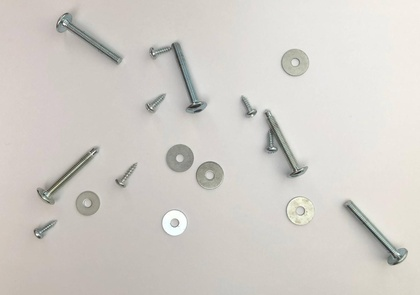
%> input picture IMG_04.jpg, 420 x 295 px, shrunk from 1377 x 966 before the run
$ octave main.m   (GNU Octave 9; MATLAB toolbox functions it lacks are replaced by stand-ins)
%> lines starting %> are read from the running program, lines starting %| are printed output that depends on the picture; in (x1, y1, x2, y2) boxes, pixels count from 0 and x2, y2 are one past the last pixel; in counts of white or black regions, pixels touching at a corner belong together; the program's own positions count from 1
%> further down, imageOriginal is the input picture: size 295x420x3 uint8; mean R, G, B 209.9, 206.1, 200.7
### myImage_Resize.m
% The aim of function is to rescale image size
function imageResize = myImage_Resize(image, x, y)
%> called with x = 0.5, y = 0.5
[h, w]=size(image);
%> h = 295; w = 420
imageResize=zeros(round(h * x), round(w * y));
rot=[x 0 0; 0 y 0; 0 0 1];     % Transformation matrix

for i=1 : h * x
    for j=1 : w * y
        pix=[i j 1] / rot;
        float_Y=pix(1) - floor(pix(1));
        float_X = pix(2) - floor(pix(2));
        if pix(1) < 1 % Boundary handling
            pix(1) = 1;
        end

        if pix(1) > h
            pix(1) = h;
        end

        if pix(2) < 1
            pix(2) = 1;
        end

        if pix(2) > w
            pix(2) = w;
        end

        % Four adjacent points
        pix_up_left = [floor(pix(1)) floor(pix(2))];
        pix_up_right = [floor(pix(1)) ceil(pix(2))];
        pix_down_left = [ceil(pix(1)) floor(pix(2))];
        pix_down_right = [ceil(pix(1)) ceil(pix(2))];

        % Calculate the weights of the four adjacent points
        value_up_left = (1 - float_X) * (1 - float_Y);
        value_up_right = float_X * (1-float_Y);
        value_down_left = (1-float_X) * float_Y;
        value_down_right = float_X * float_Y;

        % Bilinear interpolation by weight
        imageResize(i,j) = value_up_left * image(pix_up_left(1), pix_up_left(2)) + ...
            value_up_right * image(pix_up_right(1), pix_up_right(2)) + ...
            value_down_left * image(pix_down_left(1), pix_down_left(2)) + ...
            value_down_right * image(pix_down_right(1), pix_down_right(2));
    end
end
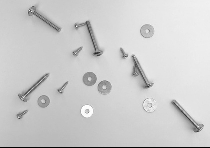
%> imageResize: size 148x210 double; min 0, max 255, mean 205.3
%> after the loop, pix = [294 420 1]

% Convert to an 8-bit unsigned integer.
imageResize = uint8(imageResize);
%> imageResize: size 148x210 uint8

### minboundrect.m
function [rectx, recty, area, perimeter] = minboundrect(x, y, metric)
% minboundrect: Compute the minimal bounding rectangle of points in the plane
if (nargin < 3) || isempty(metric)
    metric = 'a';
elseif ~ischar(metric)
    error 'Metric must be a character flag if it is supplied.'
else
    % check for 'a' or 'p'
    metric = lower(metric(:)');
    ind = strmatch(metric, {'area', 'perimeter'});
    if isempty(ind)
        error 'Metric does not match either ''area'' or ''perimeter'''
    end

    % just keep the first letter.
    metric = metric(1);
end
% preprocess data
x = x( : );
y = y( : );
n = length(x);
if n ~= length(y)
    error 'x and y must be the same sizes'
end
if n > 3
    edges = convhull(x, y);
    x = x(edges);
    y = y(edges);
    % probably fewer points now, unless the points are fully convex
    nedges = length(x) - 1;
elseif n > 1
    % n must be 2 or 3
    nedges = n;
    x(end + 1) = x(1);
    y(end + 1) = y(1);
else
    % n must be 0 or 1
    nedges = n;
end
% find the bounding rectangle
switch nedges
    case 0
        % empty
        rectx = [];
        recty = [];
        area = [];
        perimeter = [];
        return
    case 1
        % with one point
        rectx = repmat(x, 1, 5);
        recty = repmat(y, 1, 5);
        area = 0;
        perimeter = 0;
        return
    case 2
        % only two points
        rectx = x([1 2 2 1 1]);
        recty = y([1 2 2 1 1]);
        area = 0;
        perimeter = 2 * sqrt(diff(x).^2 + diff(y).^2);
        return
end
% 3 or more points.
% will need a 2x2 rotation matrix through an angle theta
Rmat = @(theta) [cos(theta) sin(theta); -sin(theta) cos(theta)];
% get the angle of each edge of the hull polygon.
ind = 1:(length(x)-1);
edgeangles = atan2(y(ind+1) - y(ind), x(ind+1) - x(ind));
% move the angle into the first quadrant.
edgeangles = unique(mod(edgeangles,pi/2));
% now just check each edge of the hull
nang = length(edgeangles);
area = inf;
perimeter = inf;
met = inf;
xy = [x, y];
for i = 1 : nang
    % rotate the data through -theta
    rot = Rmat(-edgeangles(i));
    xyr = xy * rot;
    xymin = min(xyr, [], 1);
    xymax = max(xyr, [], 1);

    % The area and the perimeter
    A_i = prod(xymax - xymin);
    P_i = 2 * sum(xymax - xymin);

    if metric=='a'
        M_i = A_i;
    else
        M_i = P_i;
    end

    % new metric value for the current interval
    if M_i < met
        % keep this one
        met = M_i;
        area = A_i;
        perimeter = P_i;
        rect = [xymin; [xymax(1), xymin(2)]; xymax; [xymin(1), xymax(2)]; xymin];
        rect = rect * rot';
        rectx = rect( : , 1);
        recty = rect( : , 2);
    end
end
end

### length_width_ratio.m
% Calculate the aspect ratio of an external rectangle
function ratio=length_width_ratio(rectx, recty)
point1 = [rectx(1), recty(1)];
point2 = [rectx(2), recty(2)];
point3 = [rectx(3), recty(3)];
% Calculate the distance
length1 = sqrt(sum((point1 - point2) .^ 2));
length2 = sqrt(sum((point2 - point3) .^ 2));
if length1 >= length2
    ratio = length1 / length2;
else
    ratio = length2 / length1;
end
end

### main.m
% Task 5: Robust method --------------------------

clc; clear; close all;

% Step-1: Load input image
imageOriginal = imread('IMG_04.jpg');
figure, imshow(imageOriginal)
title('Load Original Image');

% Step-2: Covert image to grayscale
imageGray = rgb2gray(imageOriginal);
figure, imshow(imageGray)
title('Covert Image to Grayscale');

% Step-3: Rescale image
imageResize = myImage_Resize(imageGray, 0.5, 0.5);
figure,imshow(imageResize) % Grey-scale image
title('Rescale Grey-Scale Image');

% Step-4: Produce histogram before enhancing
img_hist = imageResize(:,:,1);
figure, imhist(img_hist);  % Plot the histogram
title('Plot Histogram by imhist')
%> figure, not shown here; highest point at x = 203, y = 1493

% Step-5: Enhance image before binarisation
% Contrast Adjustment
img_enhance = imadjust(imageResize);
figure, imshow(img_enhance)
title('Enhance Image by imadjust')

% Step-6: Histogram after enhancement
img_enhanceHist = img_enhance(:,:,1);
imhist(img_enhanceHist);  % Plot the histogram
title('Histogram after Enhancement')
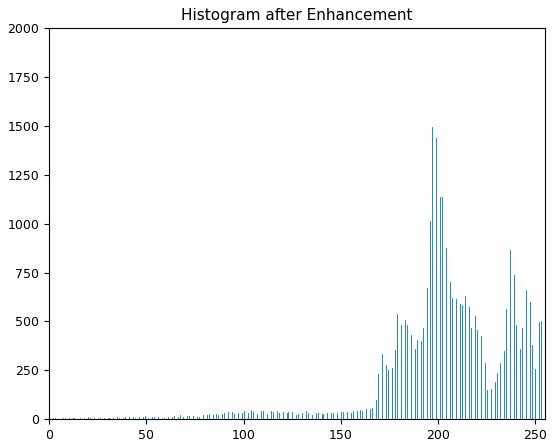
%> figure redrawn from the program's plot data; highest point at x = 197, y = 1493

% Step-7: Image Binarisation
image_Binarization = im2bw(img_enhance, 0.26); % Image binarisation operations
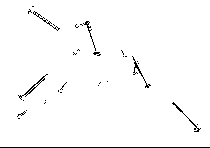
%> image_Binarization: size 148x210 logical; 98% white; black in thin lines or dots
figure, imshow(image_Binarization)
title('Binary Version of Image')


%% Task 2: Edge detection ------------------------
% Detect edges in an image using the Canny edge detector
img_edge = edge(img_enhance,'canny', [0.03, 0.17], 0.7); % The parameters of the threshold matrix can be adjusted
%> img_edge: size 148x210 logical; 4.7% white in thin lines or dots
figure, imshow(img_edge);
title('Edge Detection');

% img_edge2 = edge(img_enhance,'canny', [0.03, 0.17], 0.7); % The parameters of the threshold matrix can be adjusted
% figure, imshow(img_edge2);
% title('Edge Detection2');


%% Task 3: Simple segmentation --------------------
% Morphologically close image
se = strel('disk', 6'); % Disc-shaped structural elements
image_close = imclose(img_edge, se);
%> image_close: size 148x210 logical; 10.5% white; 11 white regions, largest, box (x1, y1, x2, y2) and area: (119, 48, 158, 114) 653, (16, 73, 50, 120) 610, (82, 72, 112, 96) 403
figure, imshow(image_close), title('Close Image');

% Fill image regions and holes-
image_filled = imfill(image_close, 'holes');
figure, imshow(image_filled), title('Filled Image');

% Morphologically open image
se = strel('disk', 2'); % Disc-shaped structural elements
image_open = imopen(image_filled, se);
%> image_open: size 148x210 logical; 9.5% white; 12 white regions, largest, box (x1, y1, x2, y2) and area: (129, 55, 158, 114) 579, (18, 73, 50, 108) 519, (82, 72, 112, 96) 399

image_seg = image_open;
figure, imshow(image_seg);
title('Segmentation Image');

% Object Recognition --------------------
[B, L] = bwboundaries(image_seg, 'noholes');
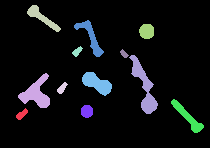
%> L: size 148x210 double; 13 distinct labels, from 0 to 12; one colour per label, 0 black
%> B = 12 boundaries; largest, box (x1, y1, x2, y2) and points: (129, 55, 158, 114) 129, (18, 73, 50, 108) 96, (74, 20, 104, 57) 95, (171, 99, 204, 133) 76, (27, 5, 61, 32) 75
for i=1:length(B)
    temp=L;
    temp(temp~=i)=0;
    temp(temp==i)=1;
    [r,c]=find(temp==1);
    [rectx,recty,area,perimeter] = minboundrect(c,r,'a'); % 'a'是按面积算的最小矩形，如果按边长用'p'。
%     figure,imshow(temp);
%     line(rectx(:),recty(:),'color','r');
    ratio=length_width_ratio(rectx,recty);
    if ratio<1.5
        L(L==i)=30;
    elseif ratio<3
        L(L==i)=50;
    else
        L(L==i)=70;
    end
end
%> this loop made 12 passes
%> (n in minboundrect, edges in minboundrect, nedges in minboundrect, edgeangles in minboundrect, nang in minboundrect) on passes 1 to 2: (74, [60; 72; 74; 31; 15; 3; 1; 16; 60], 8, [0; 0.785; 0.983], 3), (519, [400; 445; 466; 502; 513; 519; 485; 350; 56; 3; 1; 9; 400], 12, [0; 0.245; 0.785; 0.88; 1.11; 1.53], 6)
%> (n in minboundrect, nedges in minboundrect, edgeangles in minboundrect, nang in minboundrect, area, perimeter, rectx) on passes 8, 10: (399, 15, [0; 0.322; 0.464; 0.49; 0.519; 0.785; 0.983; 1.11], 8, 477.7, 93.18, [87.46; 115.1; 108; 80.29; 87.46]), (579, 14, [0; 0.322; 0.785; 0.927; 1.02; 1.11; 1.28; 1.36; 1.45], 9, 1098.2, 158, [144.4; 161.6; 144.3; 127.1; 144.4])
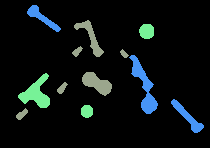
%> L: size 148x210 double; 4 distinct labels, from 0 to 70; one colour per label, 0 black
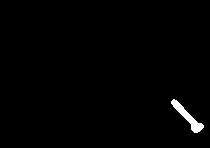
%> temp: size 148x210 double; values 0 (black) and 1 (white), 1% white; 1 white region, box (x1, y1, x2, y2) and area: (171, 99, 204, 133) 310
figure, imshow(label2rgb(L, @jet, 'k'));
%> after `imshow(label2rgb(L, @jet, 'k'))`:
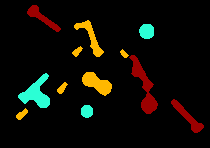
%> displayed picture: size 148x210x3, on the screen's scale of 0 to 255; mean R, G, B 14.9, 12.6, 5.7
title('Object Recognition');

$ run again, with IMG_01.jpg copied over IMG_04.jpg
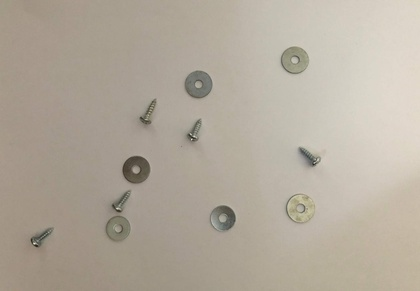
%> input picture IMG_01.jpg, 420 x 291 px, shrunk from 1480 x 1024 before the run
%> imageOriginal is the input picture: size 291x420x3 uint8; mean R, G, B 178.4, 169.5, 156.1
%> after the loop in myImage_Resize, `for i=1 : h * x`: pix = [290 420 1]
%> `image_Binarization = im2bw(img_enhance, 0.26);`:
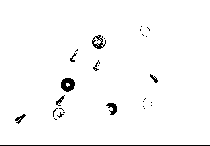
%> image_Binarization: size 146x210 logical; 97.6% white; black in thin lines or dots, all inside (x1, y1, x2, y2) = (0, 26, 210, 146)
%> img_edge: size 146x210 logical; 2.7% white in thin lines or dots, all inside (x1, y1, x2, y2) = (1, 23, 209, 145)
%> image_close: size 146x210 logical; 5.5% white; 10 white regions, largest, box (x1, y1, x2, y2) and area: (52, 77, 75, 121) 423, (141, 96, 158, 113) 219, (1, 144, 209, 145) 208
%> image_open: size 146x210 logical; 4.6% white; 10 white regions, largest, box (x1, y1, x2, y2) and area: (52, 95, 65, 121) 226, (141, 96, 158, 113) 216, (91, 35, 107, 51) 184
%> B = 10 boundaries; largest, box (x1, y1, x2, y2) and points: (52, 95, 65, 121) 57, (141, 96, 158, 113) 46, (60, 77, 75, 95) 42, (91, 35, 107, 51) 41, (139, 23, 155, 38) 41
%> the loop `for i=1:length(B)` made 10 passes
%> (n in minboundrect, edges in minboundrect, nedges in minboundrect, edgeangles in minboundrect, nang in minboundrect) on passes 1 to 2: (70, [62; 70; 50; 35; 19; 2; 1; 7; 62], 8, [0; 0.695; 0.785; 1.11], 4), (226, [218; 226; 217; 183; 48; 7; 1; 30; 184; 218], 9, [0; 0.322; 0.464; 0.785], 4)
%> `imshow(label2rgb(L, @jet, 'k'))`:
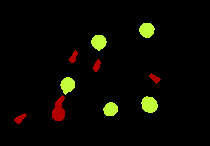
%> displayed picture: size 146x210x3, on the screen's scale of 0 to 255; mean R, G, B 8.8, 7.7, 1.8

$ run again, with IMG_02.jpg copied over IMG_04.jpg
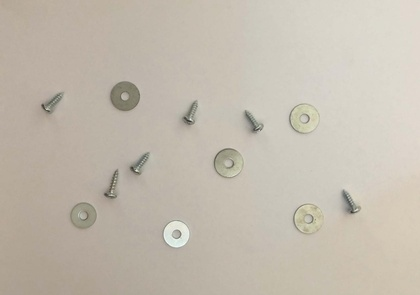
%> input picture IMG_02.jpg, 420 x 295 px, shrunk from 1277 x 898 before the run
%> imageOriginal is the input picture: size 295x420x3 uint8; mean R, G, B 195.1, 187.3, 174.7
%> after the loop in myImage_Resize, `for i=1 : h * x`: pix = [294 420 1]
%> image_Binarization: size 148x210 logical; 97.8% white; black in thin lines or dots, all inside (x1, y1, x2, y2) = (0, 41, 210, 148)
%> img_edge: size 148x210 logical; 3.2% white in thin lines or dots, all inside (x1, y1, x2, y2) = (1, 40, 209, 147)
%> image_close: size 148x210 logical; 6.4% white; 11 white regions, largest, box (x1, y1, x2, y2) and area: (34, 76, 75, 115) 388, (143, 50, 165, 68) 270, (145, 100, 163, 118) 246
%> image_open: size 148x210 logical; 5.6% white; 11 white regions, largest, box (x1, y1, x2, y2) and area: (34, 84, 62, 115) 290, (143, 50, 163, 68) 266, (145, 100, 163, 118) 245
%> B = 11 boundaries; largest, box (x1, y1, x2, y2) and points: (34, 84, 62, 115) 82, (143, 50, 163, 68) 50, (145, 100, 163, 118) 48, (106, 73, 123, 90) 47, (54, 40, 71, 56) 45
%> the loop `for i=1:length(B)` made 11 passes
%> (n in minboundrect, edges in minboundrect, nedges in minboundrect, edgeangles in minboundrect, nang in minboundrect) on passes 1 to 2: (75, [3; 1; 25; 53; 62; 74; 75; 73; 61; 34; 24; 3], 11, [0; 0.464; 0.588; 0.785; 0.983], 5), (290, [7; 1; 28; 260; 282; 290; 281; 182; 157; 129; 54; 7], 11, [0; 0.266; 0.666; 0.785; 0.866; 1.11], 6)
%> after the loop `for i=1:length(B)`:
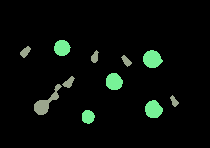
%> L: size 148x210 double; 3 distinct labels, from 0 to 50; one colour per label, 0 black
%> `imshow(label2rgb(L, @jet, 'k'))`:
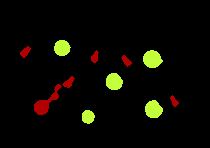
%> displayed picture: size 148x210x3, on the screen's scale of 0 to 255; mean R, G, B 10.5, 9, 2.1

$ run again, with IMG_03.jpg copied over IMG_04.jpg
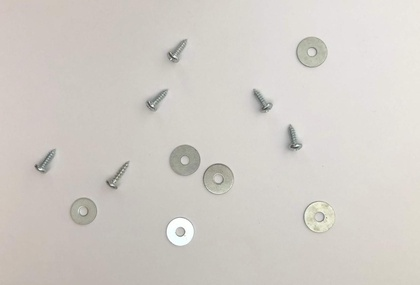
%> input picture IMG_03.jpg, 420 x 285 px, shrunk from 1238 x 840 before the run
%> imageOriginal is the input picture: size 285x420x3 uint8; mean R, G, B 209.9, 205.4, 199.8
%> after the loop in myImage_Resize, `for i=1 : h * x`: pix = [284 420 1]
%> image_Binarization: size 143x210 logical; 97.9% white; black in thin lines or dots, all inside (x1, y1, x2, y2) = (0, 20, 210, 143)
%> img_edge: size 143x210 logical; 3.1% white in thin lines or dots, all inside (x1, y1, x2, y2) = (1, 17, 209, 142)
%> image_close: size 143x210 logical; 6.8% white; 12 white regions, largest, box (x1, y1, x2, y2) and area: (84, 72, 117, 99) 504, (150, 99, 168, 118) 251, (147, 17, 164, 35) 236
%> image_open: size 143x210 logical; 5.9% white; 11 white regions, largest, box (x1, y1, x2, y2) and area: (84, 72, 117, 99) 498, (150, 99, 168, 118) 249, (147, 17, 164, 35) 234
%> B = 11 boundaries; largest, box (x1, y1, x2, y2) and points: (84, 72, 117, 99) 83, (150, 99, 168, 118) 48, (147, 17, 164, 35) 47, (34, 98, 49, 113) 42, (83, 109, 98, 123) 38
%> the loop `for i=1:length(B)` made 11 passes
%> (n in minboundrect, edges in minboundrect, nedges in minboundrect, edgeangles in minboundrect, nang in minboundrect) on passes 1 to 2: (77, [1; 63; 76; 77; 62; 42; 15; 3; 1], 8, [0; 0.405; 0.785], 3), (185, [7; 1; 41; 145; 171; 181; 185; 180; 158; 130; 55; 7], 11, [0; 0.464; 0.785; 1.11; 1.25], 5)
%> `imshow(label2rgb(L, @jet, 'k'))`:
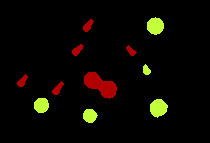
%> displayed picture: size 143x210x3, on the screen's scale of 0 to 255; mean R, G, B 10.9, 7.5, 1.7
